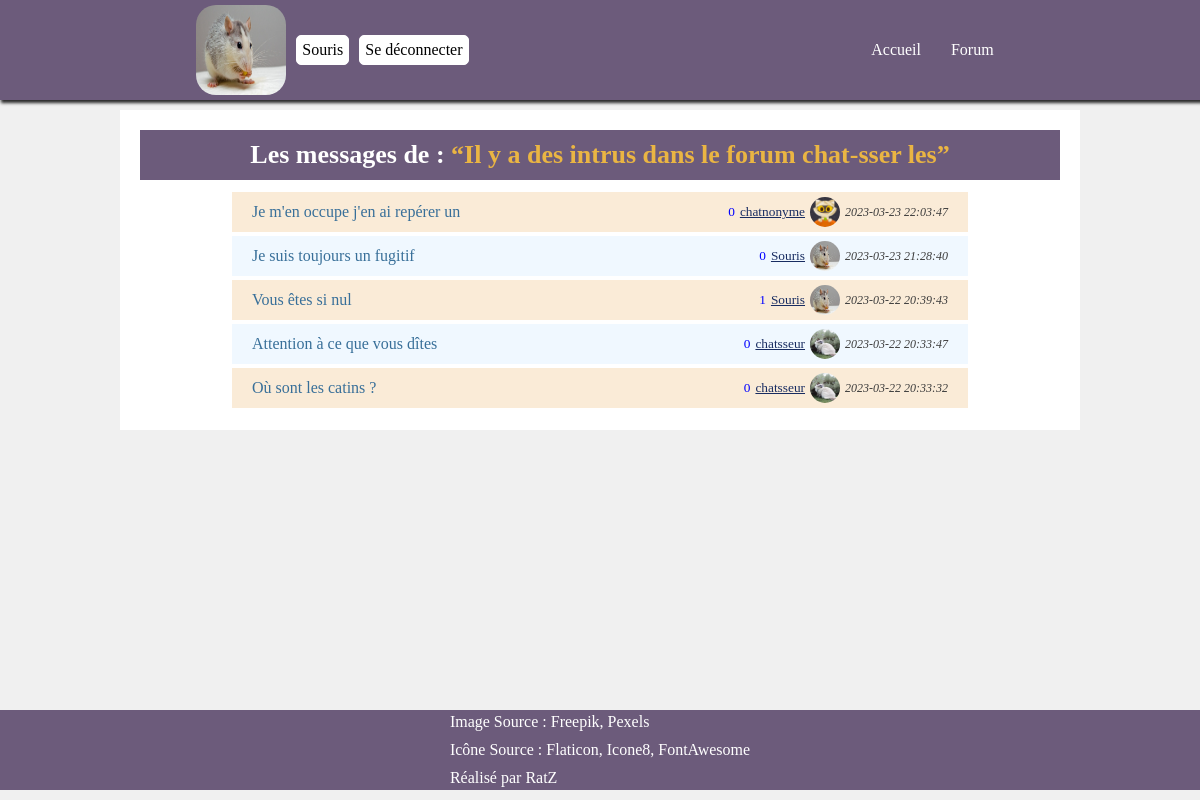
/?action=message&id=79 (signed in), run on the app's committed database.
### tables this page shows
CREATE TABLE `messages` (
  `id_m` int NOT NULL AUTO_INCREMENT,
  `id_users` int NOT NULL,
  `id_topics` int NOT NULL,
  `title` varchar(255) NOT NULL,
  `date` datetime DEFAULT CURRENT_TIMESTAMP,
  PRIMARY KEY (`id_m`),
  KEY `id_topics` (`id_topics`),
  KEY `id_users_m_idx` (`id_users`),
  CONSTRAINT `id_topics` FOREIGN KEY (`id_topics`) REFERENCES `topics` (`id_t`) ON DELETE RESTRICT ON UPDATE RESTRICT,
  CONSTRAINT `id_users_m` FOREIGN KEY (`id_users`) REFERENCES `users` (`id_u`)
);

CREATE TABLE `discussion` (
  `id_d` int NOT NULL AUTO_INCREMENT,
  `id_users` int NOT NULL,
  `id_messages` int NOT NULL,
  `title` varchar(45) NOT NULL,
  `date` datetime DEFAULT CURRENT_TIMESTAMP,
  PRIMARY KEY (`id_d`),
  KEY `id_users_d_idx` (`id_users`),
  KEY `id_messages_d_idx` (`id_messages`),
  CONSTRAINT `id_messages_d` FOREIGN KEY (`id_messages`) REFERENCES `messages` (`id_m`),
  CONSTRAINT `id_users_d` FOREIGN KEY (`id_users`) REFERENCES `users` (`id_u`)
);

CREATE TABLE `users` (
  `id_u` int NOT NULL AUTO_INCREMENT,
  `pseudo` varchar(55) NOT NULL,
  `email` varchar(55) NOT NULL,
  `password` varchar(255) NOT NULL,
  `avatar` varchar(255) DEFAULT 'default.png',
  PRIMARY KEY (`id_u`)
);

### src/controllers/message.controllers.php (called while the page is built, shortened)
<?php
function getViewMessage()
{
  $comment = new Comment();
  $message = new Message();
  $discussion = new Discussion();
  require_once('./src/views/forum/message/message.view.php');
  require_once('./src/views/templates/main.template.php');
}

### src/models/class/database.class.php (called while the page is built, shortened)
<?php
class Database
{
  private $host = '127.0.0.1';
  private $port = '3306';
  private $database = 'forum_ecf';
  public function __construct() {
    $this->pdo = new PDO(
      'mysql:host=' . $this->host . ';port=' . $this->port . ';dbname=' . $this->database,
      $this->nameDB = getenv('DB_NAME'),
      $this->password = getenv('DB_PWD'),
      [
        PDO::ATTR_ERRMODE => PDO::ERRMODE_EXCEPTION,
        PDO::ATTR_DEFAULT_FETCH_MODE => PDO::FETCH_ASSOC,
        PDO::MYSQL_ATTR_INIT_COMMAND => 'SET NAMES utf8;'
      ]
    );
  }
}

### src/models/class/message.class.php (called while the page is built, shortened)
<?php
require_once __DIR__ . './database.class.php';
class Message extends Database
{
  function getTitle($idMsg): bool | array {
    $getTitle = $this->pdo->prepare("SELECT title FROM messages WHERE id_m = :idMsg");
    $getTitle->bindParam('idMsg', $idMsg);
    $getTitle->execute();
    return $getTitleOne = $getTitle->fetch();
  }
}

### src/models/class/discussion.class.php (called while the page is built, shortened)
<?php
require_once __DIR__ . './database.class.php';
class Discussion extends Database
{
  function getDiscussions(string $idMsg): array | bool {
    $getDiscussions = $this->pdo->prepare("SELECT discussion.* , users.id_u , users.pseudo, users.avatar FROM discussion
    INNER JOIN users WHERE discussion.id_users = users.id_u AND id_messages = :idMsg ORDER BY date DESC");
    $getDiscussions->bindParam('idMsg', $idMsg);
    $getDiscussions->execute();
    return $getAllDiscussions = $getDiscussions->fetchAll();
  }
}

### src/models/class/comment.class.php (called while the page is built, shortened)
<?php
require_once __DIR__ . './database.class.php';
class Comment extends Database
{
  function countComments(int $idDiscussion): string {
    $countComment = $this->pdo->prepare("SELECT COUNT(*) FROM comments WHERE id_discussions = :idDiscussion");
    $countComment->bindParam('idDiscussion', $idDiscussion);
    $countComment->execute();
    return $totalComments = $countComment->fetchColumn();
  }
}

### src/views/forum/message/message.view.php (the view, shortened to what this page needs)
<link rel="stylesheet" href="./assets/css/message.style.css" type="text/css">
<main>
  <article id="main-box">
    <h2 class="text-center">Les messages de : <span>“<?= $message->getTitle($_GET['id'])['title']; ?>”</span></h2>
    <?php foreach ($discussion->getDiscussions($_GET['id']) as $discussions) : ?>
      <section class="box-content">
        <div class="link">
          <a class="text" href="./?action=comment&id_d=<?= $discussions['id_d']; ?>"><?= $discussions['title']; ?></a>
        </div>
        <div class="infos">
          <small class="count"><?= $comment->countComments($discussions['id_d']); ?></small>
          <small class="user"><?= $discussions['pseudo']; ?></small>
          <img src="./assets/images/uploads/<?= $discussions['avatar'] ?? 'default.png'; ?>"></img>
          <small class="date"><?= $discussions['date']; ?></small>
        </div>
      </section>
    <?php endforeach; ?>
  </article>
</main>

### assets/css/style.css (style rules this page uses)
:root { --border: 1px solid #2b2b2b; --box-shadow: 2px 2px 3px 1px #2b2b2b; }
* { margin: 0; padding: 0; box-sizing: border-box; }
body { background-color: #f0f0f0; cursor: url('./../images/import/cat-paws.png'), auto; }
.text-center { text-align: center; }

### assets/css/message.style.css (style rules this page uses)
main { min-height: 75vh; }
#main-box { display: flex; flex-direction: column; background-color: white; margin: 10px auto; padding: 20px; width: 80%; }
h2 { background-color: #6c5b7b; width: 100%; font-size: 26px; text-align: center; color: white; padding: 10px; margin-bottom: 10px; }
span { color: #EAB543; }
.box-content { display: flex; align-items: center; justify-content: space-between; background-color: antiquewhite; margin: 2px auto; height: 5vh; width: 80%; padding: 20px; }
.box-content:nth-child(odd) { background-color: aliceblue; }
.count { color: blue; margin-right: 5px; }
.link a { text-decoration: none; color: #386f99; }
.infos { display: flex; align-items: center; justify-content: space-around; }
.infos img { width: 30px; height: 30px; border-radius: 50%; margin-right: 5px; }
.user { color: #182C61; margin-right: 5px; font-weight: 500; text-decoration: underline; }
.date { font-style: italic; color: #3b3b3b; font-size: 12px; }

### data on the page
messages: title "Il y a des intrus dans le forum chat-sser les"
discussion: title "Je m'en occupe j'en ai repérer un", countComments "0", id_users.pseudo "chatnonyme", id_users.avatar (picture), date "2023-03-23 22:03:47"
discussion: title "Je suis toujours un fugitif", countComments "0", id_users.pseudo "Souris", id_users.avatar (picture), date "2023-03-23 21:28:40"
discussion: title "Vous êtes si nul", countComments "1", id_users.pseudo "Souris", id_users.avatar (picture), date "2023-03-22 20:39:43"
discussion: title "Attention à ce que vous dîtes", countComments "0", id_users.pseudo "chatsseur", id_users.avatar (picture), date "2023-03-22 20:33:47"
discussion: title "Où sont les catins ?", countComments "0", id_users.pseudo "chatsseur", id_users.avatar (picture), date "2023-03-22 20:33:32"

### other printed values
$_SESSION['pseudo'] "Souris"
